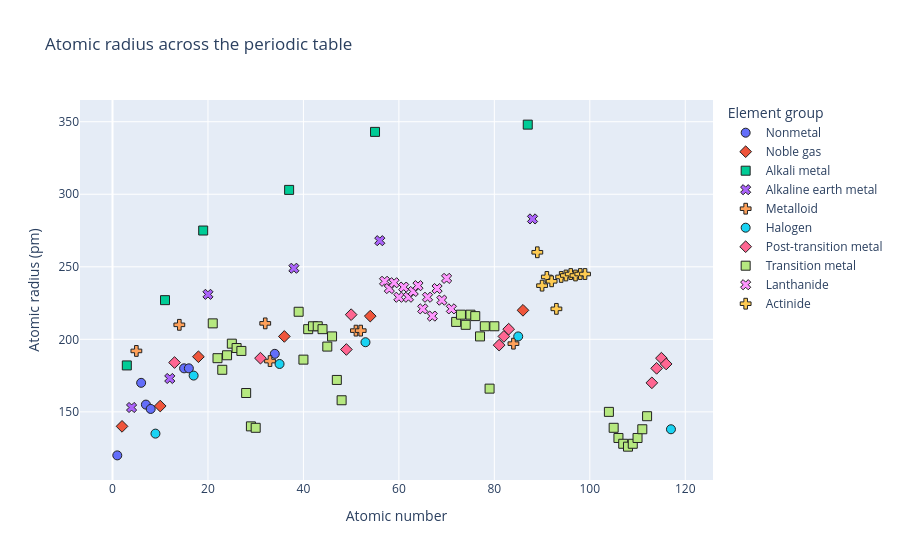

This figure's notebook cell:
### Markdown cell above
<div class="alert alert-block alert-warning">
<strong>Check Your Understanding</strong>

<p>
Create a plot of <code>AtomicRadius</code> vs <code>AtomicNumber</code>.
Update your axes to have appropriate labels.
Try coloring your plot by <code>GroupBlock</code>, then by <code>Period</code>.
</p>

<p>
What other periodic trends can you explore with visualization?
</p>
</div>

### Code cell
fig = px.scatter(df, x="AtomicNumber", y="AtomicRadius", color="GroupBlock", symbol="GroupBlock",
                 hover_data=["Name"], title="Atomic radius across the periodic table",
                 labels={"AtomicNumber": "Atomic number", "AtomicRadius": "Atomic radius (pm)", "GroupBlock": "Element group"})
fig.update_traces(marker=dict(size=9, line=dict(width=1, color="#222222")))
fig.show()

### Figure 1 — Plotly figure (JSON) as saved in the notebook; plotly's stock layout.template omitted (floating-point values rounded to 4 significant figures)
{"data": [{"customdata": [["Hydrogen"], ["Carbon"], ["Nitrogen"], ["Oxygen"], ["Phosphorus"], ["Sulfur"], ["Selenium"]], "hovertemplate": "Element group=Nonmetal<br>Atomic number=%{x}<br>Atomic radius (pm)=%{y}<br>Name=%{customdata[0]}<extra></extra>", "legendgroup": "Nonmetal", "marker": {"color": "#636efa", "line": {"color": "#222222", "width": 1}, "size": 9, "symbol": "circle"}, "mode": "markers", "name": "Nonmetal", "orientation": "v", "showlegend": true, "type": "scatter", "x": [1, 6, 7, 8, 15, 16, 34], "xaxis": "x", "y": [120.0, 170.0, 155.0, 152.0, 180.0, 180.0, 190.0], "yaxis": "y"}, {"customdata": [["Helium"], ["Neon"], ["Argon"], ["Krypton"], ["Xenon"], ["Radon"], ["Oganesson"]], "hovertemplate": "Element group=Noble gas<br>Atomic number=%{x}<br>Atomic radius (pm)=%{y}<br>Name=%{customdata[0]}<extra></extra>", "legendgroup": "Noble gas", "marker": {"color": "#EF553B", "line": {"color": "#222222", "width": 1}, "size": 9, "symbol": "diamond"}, "mode": "markers", "name": "Noble gas", "orientation": "v", "showlegend": true, "type": "scatter", "x": [2, 10, 18, 36, 54, 86, 118], "xaxis": "x", "y": [140.0, 154.0, 188.0, 202.0, 216.0, 220.0, NaN], "yaxis": "y"}, {"customdata": [["Lithium"], ["Sodium"], ["Potassium"], ["Rubidium"], ["Cesium"], ["Francium"]], "hovertemplate": "Element group=Alkali metal<br>Atomic number=%{x}<br>Atomic radius (pm)=%{y}<br>Name=%{customdata[0]}<extra></extra>", "legendgroup": "Alkali metal", "marker": {"color": "#00cc96", "line": {"color": "#222222", "width": 1}, "size": 9, "symbol": "square"}, "mode": "markers", "name": "Alkali metal", "orientation": "v", "showlegend": true, "type": "scatter", "x": [3, 11, 19, 37, 55, 87], "xaxis": "x", "y": [182.0, 227.0, 275.0, 303.0, 343.0, 348.0], "yaxis": "y"}, {"customdata": [["Beryllium"], ["Magnesium"], ["Calcium"], ["Strontium"], ["Barium"], ["Radium"]], "hovertemplate": "Element group=Alkaline earth metal<br>Atomic number=%{x}<br>Atomic radius (pm)=%{y}<br>Name=%{customdata[0]}<extra></extra>", "legendgroup": "Alkaline earth metal", "marker": {"color": "#ab63fa", "line": {"color": "#222222", "width": 1}, "size": 9, "symbol": "x"}, "mode": "markers", "name": "Alkaline earth metal", "orientation": "v", "showlegend": true, "type": "scatter", "x": [4, 12, 20, 38, 56, 88], "xaxis": "x", "y": [153.0, 173.0, 231.0, 249.0, 268.0, 283.0], "yaxis": "y"}, {"customdata": [["Boron"], ["Silicon"], ["Germanium"], ["Arsenic"], ["Antimony"], ["Tellurium"], ["Polonium"]], "hovertemplate": "Element group=Metalloid<br>Atomic number=%{x}<br>Atomic radius (pm)=%{y}<br>Name=%{customdata[0]}<extra></extra>", "legendgroup": "Metalloid", "marker": {"color": "#FFA15A", "line": {"color": "#222222", "width": 1}, "size": 9, "symbol": "cross"}, "mode": "markers", "name": "Metalloid", "orientation": "v", "showlegend": true, "type": "scatter", "x": [5, 14, 32, 33, 51, 52, 84], "xaxis": "x", "y": [192.0, 210.0, 211.0, 185.0, 206.0, 206.0, 197.0], "yaxis": "y"}, {"customdata": [["Fluorine"], ["Chlorine"], ["Bromine"], ["Iodine"], ["Astatine"], ["Tennessine"]], "hovertemplate": "Element group=Halogen<br>Atomic number=%{x}<br>Atomic radius (pm)=%{y}<br>Name=%{customdata[0]}<extra></extra>", "legendgroup": "Halogen", "marker": {"color": "#19d3f3", "line": {"color": "#222222", "width": 1}, "size": 9, "symbol": "circle"}, "mode": "markers", "name": "Halogen", "orientation": "v", "showlegend": true, "type": "scatter", "x": [9, 17, 35, 53, 85, 117], "xaxis": "x", "y": [135.0, 175.0, 183.0, 198.0, 202.0, 138.0], "yaxis": "y"}, {"customdata": [["Aluminum"], ["Gallium"], ["Indium"], ["Tin"], ["Thallium"], ["Lead"], ["Bismuth"], ["Nihonium"], ["Flerovium"], ["Moscovium"], ["Livermorium"]], "hovertemplate": "Element group=Post-transition metal<br>Atomic number=%{x}<br>Atomic radius (pm)=%{y}<br>Name=%{customdata[0]}<extra></extra>", "legendgroup": "Post-transition metal", "marker": {"color": "#FF6692", "line": {"color": "#222222", "width": 1}, "size": 9, "symbol": "diamond"}, "mode": "markers", "name": "Post-transition metal", "orientation": "v", "showlegend": true, "type": "scatter", "x": [13, 31, 49, 50, 81, 82, 83, 113, 114, 115, 116], "xaxis": "x", "y": [184.0, 187.0, 193.0, 217.0, 196.0, 202.0, 207.0, 170.0, 180.0, 187.0, 183.0], "yaxis": "y"}, {"customdata": [["Scandium"], ["Titanium"], ["Vanadium"], ["Chromium"], ["Manganese"], ["Iron"], ["Cobalt"], ["Nickel"], ["Copper"], ["Zinc"], ["Yttrium"], ["Zirconium"], ["Niobium"], ["Molybdenum"], ["Technetium"], ["Ruthenium"], ["Rhodium"], ["Palladium"], ["Silver"], ["Cadmium"], ["Hafnium"], ["Tantalum"], ["Tungsten"], ["Rhenium"], ["Osmium"], ["Iridium"], ["Platinum"], ["Gold"], ["Mercury"], ["Rutherfordium"], ["Dubnium"], ["Seaborgium"], ["Bohrium"], ["Hassium"], ["Meitnerium"], ["Darmstadtium"], ["Roentgenium"], ["Copernicium"]], "hovertemplate": "Element group=Transition metal<br>Atomic number=%{x}<br>Atomic radius (pm)=%{y}<br>Name=%{customdata[0]}<extra></extra>", "legendgroup": "Transition metal", "marker": {"color": "#B6E880", "line": {"color": "#222222", "width": 1}, "size": 9, "symbol": "square"}, "mode": "markers", "name": "Transition metal", "orientation": "v", "showlegend": true, "type": "scatter", "x": [21, 22, 23, 24, 25, 26, 27, 28, 29, 30, 39, 40, 41, 42, 43, 44, 45, 46, 47, 48, 72, 73, 74, 75, 76, 77, 78, 79, 80, 104, 105, 106, 107, 108, 109, 110, 111, 112], "xaxis": "x", "y": [211.0, 187.0, 179.0, 189.0, 197.0, 194.0, 192.0, 163.0, 140.0, 139.0, 219.0, 186.0, 207.0, 209.0, 209.0, 207.0, 195.0, 202.0, 172.0, 158.0, 212.0, 217.0, 210.0, 217.0, 216.0, 202.0, 209.0, 166.0, 209.0, 150.0, 139.0, 132.0, 128.0, 126.0, 128.0, 132.0, 138.0, 147.0], "yaxis": "y"}, {"customdata": [["Lanthanum"], ["Cerium"], ["Praseodymium"], ["Neodymium"], ["Promethium"], ["Samarium"], ["Europium"], ["Gadolinium"], ["Terbium"], ["Dysprosium"], ["Holmium"], ["Erbium"], ["Thulium"], ["Ytterbium"], ["Lutetium"]], "hovertemplate": "Element group=Lanthanide<br>Atomic number=%{x}<br>Atomic radius (pm)=%{y}<br>Name=%{customdata[0]}<extra></extra>", "legendgroup": "Lanthanide", "marker": {"color": "#FF97FF", "line": {"color": "#222222", "width": 1}, "size": 9, "symbol": "x"}, "mode": "markers", "name": "Lanthanide", "orientation": "v", "showlegend": true, "type": "scatter", "x": [57, 58, 59, 60, 61, 62, 63, 64, 65, 66, 67, 68, 69, 70, 71], "xaxis": "x", "y": [240.0, 235.0, 239.0, 229.0, 236.0, 229.0, 233.0, 237.0, 221.0, 229.0, 216.0, 235.0, 227.0, 242.0, 221.0], "yaxis": "y"}, {"customdata": [["Actinium"], ["Thorium"], ["Protactinium"], ["Uranium"], ["Neptunium"], ["Plutonium"], ["Americium"], ["Curium"], ["Berkelium"], ["Californium"], ["Einsteinium"], ["Fermium"], ["Mendelevium"], ["Nobelium"], ["Lawrencium"]], "hovertemplate": "Element group=Actinide<br>Atomic number=%{x}<br>Atomic radius (pm)=%{y}<br>Name=%{customdata[0]}<extra></extra>", "legendgroup": "Actinide", "marker": {"color": "#FECB52", "line": {"color": "#222222", "width": 1}, "size": 9, "symbol": "cross"}, "mode": "markers", "name": "Actinide", "orientation": "v", "showlegend": true, "type": "scatter", "x": [89, 90, 91, 92, 93, 94, 95, 96, 97, 98, 99, 100, 101, 102, 103], "xaxis": "x", "y": [260.0, 237.0, 243.0, 240.0, 221.0, 243.0, 244.0, 245.0, 244.0, 245.0, 245.0, NaN, NaN, NaN, NaN], "yaxis": "y"}], "layout": {"legend": {"title": {"text": "Element group"}, "tracegroupgap": 0}, "title": {"text": "Atomic radius across the periodic table"}, "xaxis": {"anchor": "y", "domain": [0.0, 1.0], "title": {"text": "Atomic number"}}, "yaxis": {"anchor": "x", "domain": [0.0, 1.0], "title": {"text": "Atomic radius (pm)"}}}}
